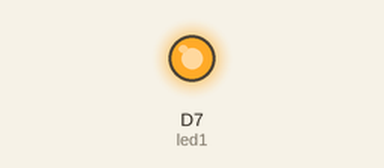
Simulated run of this sketch. Board: ESP8266 (NodeMCU). On the bench: output pins drawn as LEDs (lit = HIGH).

Above: at 1.5 s.
At 51.0 s:
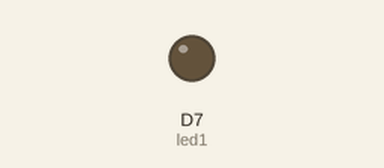
Timing chart, 0 to 53.3 s (numbered marks = the images above):
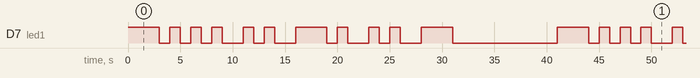

The sketch:

blink-task.ino
```cpp
int led1 = D7;

void setup() {

  pinMode(led1, OUTPUT);

}

void loop() {

  //Morse code for alphabet B

  digitalWrite(led1, HIGH);

  delay(3000);

  digitalWrite(led1, LOW);

  delay(1000);

  digitalWrite(led1, HIGH);

  delay(1000);

  digitalWrite(led1, LOW);

  delay(1000);

  digitalWrite(led1, HIGH);

  delay(1000);

  digitalWrite(led1, LOW);

  delay(1000);

  digitalWrite(led1, HIGH);

  delay(1000);

  digitalWrite(led1, LOW);

  delay(2000);

  //Morse code for alphabet I

  digitalWrite(led1, HIGH);

  delay(1000);

  digitalWrite(led1, LOW);

  delay(1000);

  digitalWrite(led1, HIGH);

  delay(1000);

  digitalWrite(led1, LOW);

  delay(2000);

  //Morse code for alphabet N

  digitalWrite(led1, HIGH);

  delay(3000);

  digitalWrite(led1, LOW);

  delay(1000);

  digitalWrite(led1, HIGH);

  delay(1000);

  digitalWrite(led1, LOW);

  delay(2000);

  //Morse code for alphabet I

  digitalWrite(led1, HIGH);

  delay(1000);

  digitalWrite(led1, LOW);

  delay(1000);

  digitalWrite(led1, HIGH);

  delay(1000);

  digitalWrite(led1, LOW);

  delay(2000);

  //Morse code for alphabet T

  digitalWrite(led1, HIGH);

  delay(3000);

  digitalWrite(led1, LOW);

  delay(10000);


}
```

Measured:
- by itself, D7 (led1): moves between LOW and HIGH, repeating every 41.0 s
- by itself, everything shown: repeats every 41.0 s, in 22 steps
